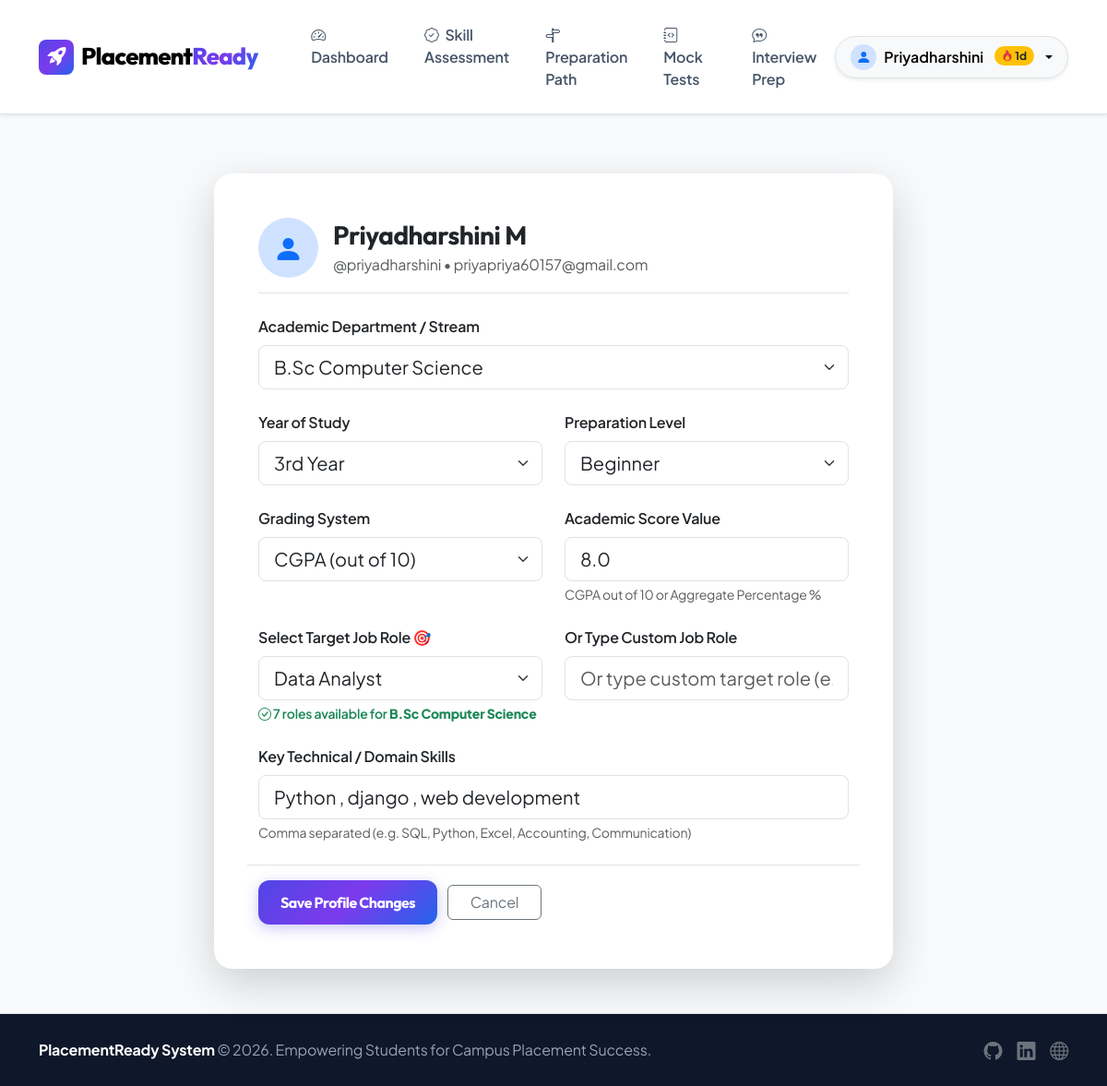
The app's page /profile/ (signed in) with its own data.
### placement_app/models.py (models this page shows, shortened)
class UserProfile(models.Model):
    LEVEL_CHOICES = [
        ('Beginner', 'Beginner'),
        ('Intermediate', 'Intermediate'),
        ('Advanced', 'Advanced'),
    ]
    YEAR_CHOICES = [
        ('1st Year', '1st Year'),
        ('2nd Year', '2nd Year'),
        ('3rd Year', '3rd Year'),
        ('Final Year', 'Final Year'),
    ]
    GRADE_TYPE_CHOICES = [
        ('CGPA', 'CGPA (out of 10)'),
        ('Percentage', 'Percentage (%)'),
    ]
    DEPARTMENT_CHOICES = [
        ('B.Sc Computer Science', 'B.Sc Computer Science'),
        ('B.Sc Information Technology', 'B.Sc Information Technology'),
        ('B.Sc Data Science', 'B.Sc Data Science'),
        ('B.Sc Computer Science with Artificial Intelligence', 'B.Sc Computer Science with Artificial Intelligence'),
        ('B.Sc Mathematics', 'B.Sc Mathematics'),
        ('B.Sc Physics', 'B.Sc Physics'),
        ('B.Sc Chemistry', 'B.Sc Chemistry'),
        ('B.Sc Biotechnology', 'B.Sc Biotechnology'),
        ('B.Sc Microbiology', 'B.Sc Microbiology'),
        ('B.Sc Psychology', 'B.Sc Psychology'),
        ('BCA', 'BCA (Bachelor of Computer Applications)'),
        ('B.Com General', 'B.Com General'),
        ('B.Com Computer Applications', 'B.Com Computer Applications'),
        ('B.Com Accounting & Finance', 'B.Com Accounting & Finance'),
        ('BBA', 'BBA (Bachelor of Business Administration)'),
        ('B.A English', 'B.A English'),
        ('B.A Tamil', 'B.A Tamil'),
        ('B.A Economics', 'B.A Economics'),
        ('B.A History', 'B.A History'),
        ('B.A Sociology', 'B.A Sociology'),
        ('B.A Visual Communication', 'B.A Visual Communication'),
        ('B.A Journalism', 'B.A Journalism'),
    ]
    user = models.OneToOneField(User, on_delete=models.CASCADE, related_name='profile')
    department = models.CharField(max_length=150, choices=DEPARTMENT_CHOICES, default="B.Sc Computer Science")
    year_of_study = models.CharField(max_length=20, choices=YEAR_CHOICES, default="Final Year")
    grade_type = models.CharField(max_length=20, choices=GRADE_TYPE_CHOICES, default="CGPA")
    score_value = models.FloatField(default=8.0, help_text="CGPA value or Percentage value")
    skills = models.TextField(blank=True, help_text="Comma-separated skills (e.g. Python, SQL, Accounting, Excel)")
    target_role = models.ForeignKey(JobRole, on_delete=models.SET_NULL, null=True, blank=True)
    custom_target_role = models.CharField(max_length=100, blank=True, help_text="Custom target job role if not in list")
    current_level = models.CharField(max_length=20, choices=LEVEL_CHOICES, default='Beginner')
    streak_count = models.IntegerField(default=0)
    last_activity_date = models.DateField(null=True, blank=True)
    profile_setup_completed = models.BooleanField(default=False)
    assessment_completed = models.BooleanField(default=False)

### placement_app/views.py (the view)
# urls.py: path('profile/', views.profile_view, name='profile'),
@login_required
def profile_view(request):
    import json
    profile, _ = UserProfile.objects.get_or_create(user=request.user)
    if request.method == 'POST':
        role_text = request.POST.get('target_role_text', '').strip()
        post_data = request.POST.copy()
        if role_text:
            job_role_obj, _ = JobRole.objects.get_or_create(
                name=role_text,
                defaults={
                    'description': f'{role_text} - placement target role',
                    'required_skills': '',
                }
            )
            dept_val = post_data.get('department', '')
            if dept_val:
                from placement_app.models import Department
                dept_obj, _ = Department.objects.get_or_create(name=dept_val)
                job_role_obj.departments.add(dept_obj)
            post_data['target_role'] = job_role_obj.pk
        else:
            if not post_data.get('target_role'):
                post_data['target_role'] = ''
        form = ProfileSetupForm(post_data, instance=profile)
        if form.is_valid():
            form.save()
            messages.success(request, "Your profile has been updated!")
            return redirect('profile')
    else:
        form = ProfileSetupForm(instance=profile)
    saved_role_text = profile.target_role.name if profile.target_role else ''
    return render(request, 'placement_app/profile.html', {
        'form': form,
        'profile': profile,
        'dept_job_roles_json': json.dumps(DEPARTMENT_JOB_ROLES),
        'saved_role_text': saved_role_text,
    })

### placement_app/templates/placement_app/profile.html (shortened to what this page needs)
{% extends 'placement_app/base.html' %}
{% block content %}
<div class="container py-4">
    <div class="row justify-content-center">
        <div class="col-md-9 col-lg-8">
            <div class="card card-custom p-4 p-md-5 bg-white border-0 shadow-lg">
                <div class="d-flex align-items-center gap-3 mb-4 border-bottom pb-3">
                    <div class="rounded-circle bg-primary-subtle text-primary p-3 d-flex align-items-center justify-content-center" style="width: 65px; height: 65px;">
                        <i class="bi bi-person-fill fs-2"></i>
                    </div>
                    <div>
                        <h3 class="font-heading fw-bold mb-1">{{ user.first_name }} {{ user.last_name }}</h3>
                        <p class="text-muted mb-0">@{{ user.username }} &bull; {{ user.email }}</p>
                    </div>
                </div>
                <form method="POST">
                    <div class="row g-4">
                        <div class="col-12">
                            <label class="form-label fw-semibold text-dark">Academic Department / Stream</label>
                            {{ form.department }}
                        </div>
                        <div class="col-md-6">
                            <label class="form-label fw-semibold text-dark">Year of Study</label>
                            {{ form.year_of_study }}
                        </div>
                        <div class="col-md-6">
                            <label class="form-label fw-semibold text-dark">Preparation Level</label>
                            {{ form.current_level }}
                        </div>
                        <div class="col-md-6">
                            <label class="form-label fw-semibold text-dark">Grading System</label>
                            {{ form.grade_type }}
                        </div>
                        <div class="col-md-6">
                            <label class="form-label fw-semibold text-dark">Academic Score Value</label>
                            {{ form.score_value }}
                            <div class="form-text">CGPA out of 10 or Aggregate Percentage %</div>
                        </div>
                        <div class="col-md-6">
                            <label class="form-label fw-semibold text-dark">Select Target Job Role 🎯</label>
                            <select id="dynamic-job-role-select" name="target_role_text"
                                    class="form-select form-select-lg">
                                <option value="">— First select your Department above —</option>
                            </select>
                            <div class="form-text text-primary fw-semibold" id="role-hint">
                            </div>
                        </div>
                        <div class="col-md-6">
                            <label class="form-label fw-semibold text-dark">Or Type Custom Job Role</label>
                            {{ form.custom_target_role }}
                        </div>
                        <div class="col-12">
                            <label class="form-label fw-semibold text-dark">Key Technical / Domain Skills</label>
                            {{ form.skills }}
                            <div class="form-text">Comma separated (e.g. SQL, Python, Excel, Accounting, Communication)</div>
                        </div>
                        <div class="col-12 mt-4 pt-3 border-top">
                            <button type="submit" class="btn btn-primary-pr py-2.5 px-4 font-heading fw-bold">
                                Save Profile Changes
                            </button>
                            <a href="{% url 'dashboard' %}" class="btn btn-outline-secondary py-2.5 px-4 ms-2">Cancel</a>
                        </div>
                    </div>
                </form>
            </div>
        </div>
    </div>
</div>
{% endblock %}

### placement_app/templates/placement_app/base.html (shortened to what this page needs)
<!DOCTYPE html>
<html lang="en">
<head>
    <link href="https://cdn.jsdelivr.net/npm/bootstrap@5.3.2/dist/css/bootstrap.min.css" rel="stylesheet">
    <link rel="stylesheet" href="https://cdn.jsdelivr.net/npm/bootstrap-icons@1.11.2/font/bootstrap-icons.min.css">
</head>
<body>
    <nav class="navbar navbar-expand-lg navbar-light bg-white border-bottom sticky-top py-3 shadow-sm">
        <div class="container">
            <a class="navbar-brand d-flex align-items-center gap-2" href="{% url 'home' %}">
                <div class="rounded-3 bg-gradient-hero text-white p-2 d-flex align-items-center justify-content-center" style="width: 38px; height: 38px;">
                    <i class="bi bi-rocket-takeoff-fill fs-5"></i>
                </div>
                <span>Placement<span class="text-gradient">Ready</span></span>
            </a>
            <div class="collapse navbar-collapse" id="navbarNav">
                <ul class="navbar-nav me-auto ms-lg-4 gap-1">
                    {% if user.is_authenticated %}
                        {% if user.is_staff %}
                            <li class="nav-item"><a class="nav-link" href="{% url 'admin_dashboard' %}"><i class="bi bi-speedometer2 me-1"></i> Admin Panel</a></li>
                            <li class="nav-item"><a class="nav-link" href="{% url 'admin_questions' %}"><i class="bi bi-question-square me-1"></i> Questions</a></li>
                            <li class="nav-item"><a class="nav-link" href="{% url 'admin_topics' %}"><i class="bi bi-journal-bookmark me-1"></i> Topics</a></li>
                            <li class="nav-item"><a class="nav-link" href="{% url 'admin_tests' %}"><i class="bi bi-file-earmark-code me-1"></i> Mock Tests</a></li>
                        {% else %}
                            <li class="nav-item"><a class="nav-link {% if request.resolver_match.url_name == 'dashboard' %}active{% endif %}" href="{% url 'dashboard' %}"><i class="bi bi-speedometer2 me-1"></i> Dashboard</a></li>
                            <li class="nav-item"><a class="nav-link " href="{% url 'skill_assessment' %}"><i class="bi bi-patch-check me-1"></i> Skill Assessment</a></li>
                            <li class="nav-item"><a class="nav-link {% if request.resolver_match.url_name == 'roadmap' %}active{% endif %}" href="{% url 'roadmap' %}"><i class="bi bi-signpost-split me-1"></i> Preparation Path</a></li>
                            <li class="nav-item"><a class="nav-link {% if request.resolver_match.url_name == 'mock_tests' %}active{% endif %}" href="{% url 'mock_tests' %}"><i class="bi bi-journal-code me-1"></i> Mock Tests</a></li>
                            <li class="nav-item"><a class="nav-link " href="{% url 'interview_prep' %}"><i class="bi bi-chat-quote me-1"></i> Interview Prep</a></li>
                        {% endif %}
                    {% endif %}
                </ul>
                <div class="d-flex align-items-center gap-3 mt-3 mt-lg-0">
                    {% if user.is_authenticated %}
                        <div class="dropdown">
                            <button class="btn btn-light rounded-pill border dropdown-toggle px-3 py-2 fw-semibold d-flex align-items-center gap-2 shadow-sm" type="button" data-bs-toggle="dropdown">
                                <div class="rounded-circle bg-primary-subtle text-primary p-1 d-flex align-items-center justify-content-center" style="width: 28px; height: 28px;">
                                    <i class="bi bi-person-fill"></i>
                                </div>
                                <span>{{ user.first_name|default:user.username }}</span>
                                {% if user.profile.streak_count %}
                                    <span class="badge bg-warning text-dark rounded-pill ms-1"><i class="bi bi-fire text-danger"></i> {{ user.profile.streak_count }}d</span>
                                {% endif %}
                            </button>
                        </div>
                    {% else %}
                        <a href="{% url 'login' %}" class="btn btn-light rounded-pill border px-4 py-2 fw-semibold">Log In</a>
                        <a href="{% url 'register' %}" class="btn btn-primary-pr rounded-pill">Student Registration</a>
                    {% endif %}
                </div>
            </div>
        </div>
    </nav>
    <main class="py-4">
        {% block content %}{% endblock %}
    </main>
    <footer class="py-4 border-top">
        <div class="container text-center text-md-between d-flex flex-column flex-md-row align-items-center justify-content-between">
            <div class="mb-2 mb-md-0">
                <span class="fw-bold text-white">PlacementReady System</span> &copy; 2026. Empowering Students for Campus Placement Success.
            </div>
            <div class="d-flex gap-3 fs-5">
                <a href="#" class="text-secondary"><i class="bi bi-github"></i></a>
                <a href="#" class="text-secondary"><i class="bi bi-linkedin"></i></a>
                <a href="#" class="text-secondary"><i class="bi bi-globe"></i></a>
            </div>
        </div>
    </footer>
</body>
</html>

### placement_app/templates/placement_app/base.html (style rules this page uses)
:root { --pr-primary: #6366f1; --pr-primary-dark: #4f46e5; --pr-secondary: #06b6d4; --pr-accent: #f59e0b; --pr-dark: #0f172a; --pr-card-bg: #ffffff; --pr-body-bg: #f8fafc; --pr-gradient-hero: linear-gradient(135deg, #4f46e5 0%, #7c3aed 50%, #2563eb 100%); --pr-border-radius: 20px; }
body { font-family: 'Plus Jakarta Sans', sans-serif; background-color: var(--pr-body-bg); color: #334155; min-height: 100vh; display: flex; flex-direction: column; letter-spacing: -0.2px; }
h1, h2, h3, h4, h5, h6, .font-heading { font-family: 'Outfit', sans-serif; font-weight: 700; letter-spacing: -0.5px; }
.card-custom { background: #ffffff; border-radius: var(--pr-border-radius); border: 1px solid #e2e8f0; box-shadow: 0 10px 30px -5px rgba(0, 0, 0, 0.04); transition: all 0.3s ease; }
.text-gradient { background: var(--pr-gradient-hero); -webkit-background-clip: text; -webkit-text-fill-color: transparent; }
.bg-gradient-hero { background: var(--pr-gradient-hero); color: white; }
.btn-primary-pr { background: var(--pr-gradient-hero); border: none; color: white; font-weight: 700; border-radius: 12px; padding: 0.75rem 1.6rem; box-shadow: 0 4px 15px rgba(79, 70, 229, 0.3); transition: all 0.3s ease; }
.navbar-brand { font-family: 'Outfit', sans-serif; font-weight: 800; font-size: 1.6rem; letter-spacing: -0.8px; }
.nav-link { font-weight: 600; color: #475569; padding: 0.6rem 1.1rem !important; border-radius: 10px; transition: all 0.2s ease; }
footer { margin-top: auto; background-color: var(--pr-dark); color: #94a3b8; }

### records on screen
UserProfile: department "B.Sc Computer Science", year_of_study "3rd Year", current_level "Beginner", grade_type "CGPA (out of 10)", score_value "8.0", skills "Python , django , web development"

### other values on screen
{{ user.first_name|default:user.username }} "Priyadharshini"
{{ user.profile.streak_count }} "1"
{{ user.first_name }} "Priyadharshini"
{{ user.last_name }} "M"
{{ user.username }} "priyadharshini"
{{ user.email }} "priyapriya60157@gmail.com"
